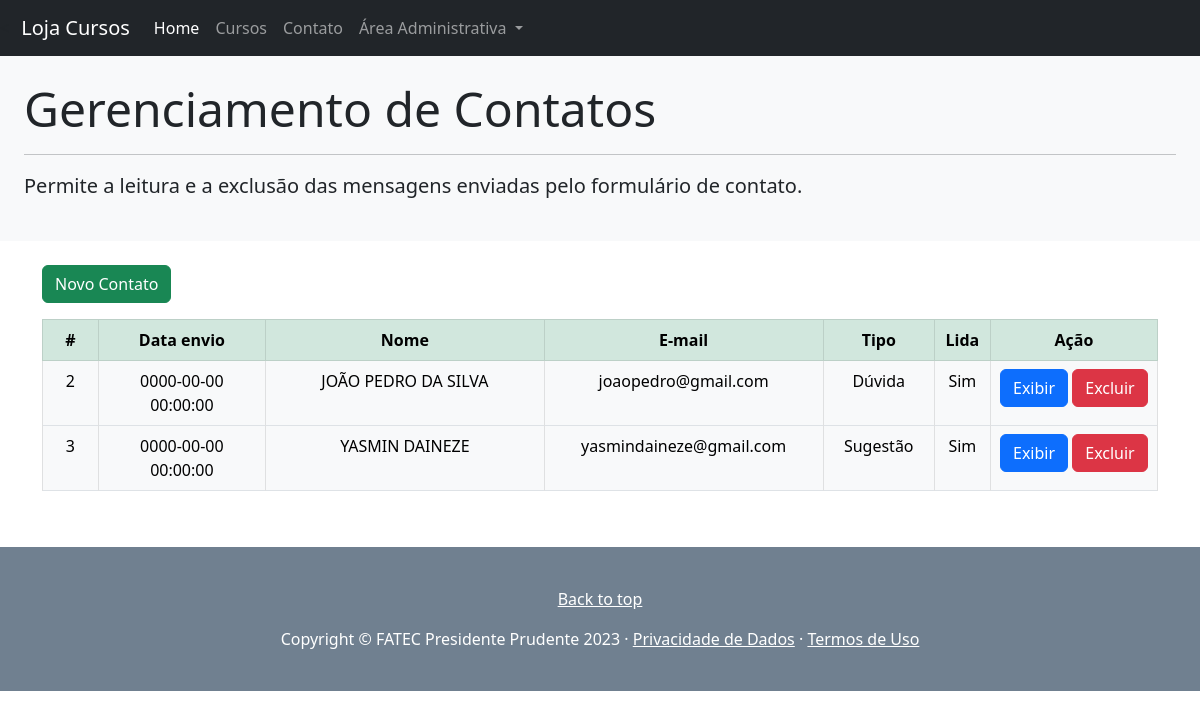
Screenshot of /contato-list.php with the database file from the repository.
### tables this page shows
CREATE TABLE `contatos` (
  `id` int(11) NOT NULL,
  `nome` text NOT NULL,
  `email` text NOT NULL,
  `mensagem` text NOT NULL,
  `tipo` text NOT NULL,
  `data` datetime NOT NULL,
  `lida` int(11) NOT NULL
);

### classes/Contato.php (called while the page is built, shortened)
<?php
class Contato {
    private int $id;
    private string $nome;
    private string $email;
    private string $tipo;
    private string $data;
    private bool $lida;
    public function getId() : int
    {
        return $this->id;
    }
    public function getNome() : string
    {
        return $this->nome;
    }
    public function getEmail() : string
    {
        return $this->email;
    }
    public function getTipo() : string
    {
        return $this->tipo;
    }
    public function getData() : string
    {
        return $this->data;
    }
    public function getLida() : bool
    {
        return $this->lida;
    }
}

### contato-list.php (the view, shortened to what this page needs)
<?php
  require "connection.php";
  require "classes/Contato.php";
  $sql = "SELECT * FROM contatos ORDER BY id";
  $stmt = $conn->query($sql);
  $contatos = $stmt->fetchAll(PDO::FETCH_CLASS, "Contato");
  require_once "header_inc.php";
?>
<div class="p-4 mb-4 bg-light">
  <h1 class="display-5">Gerenciamento de Contatos</h1>
  <hr class="my-3">
  <p class="lead">Permite a leitura e a exclusão das mensagens enviadas pelo formulário de contato.</p>
</div>
<div class="container">
  <a class="btn btn-success" href="contatos.php">Novo Contato</a>
  <table class="table table-bordered">
    <tr class="table-success text-center">
        <th>#</th>
        <th>Data envio</th>
        <th>Nome</th>
        <th>E-mail</th>
        <th>Tipo</th>
        <th>Lida</th>
        <th>Ação</th>
    </tr>
    <?php foreach ($contatos as $contato) { ?>
    <tr class="text-center">
      <td class="table-light" style="width:5%"><?= $contato->getId(); ?></td>
      <td class="table-light" style="width:15%"><?= $contato->getData(); ?></td>
      <td class="table-light" style="width:25%"><?= $contato->getNome(); ?></td>
      <td class="table-light" style="width:25%"><?= $contato->getEmail(); ?></td>
      <td class="table-light" style="width:10%"><?= $contato->getTipo(); ?></td>
      <td class="table-light" style="width:5%"><?= $contato->getLida() ? "Sim" : "Não"; ?></td>
      <td class="table-light" style="width:15%">
        <a href="contato-show.php?id=<?= $contato->getId(); ?>"><button type="button" class="btn btn-primary">Exibir</button></a>
        <a href="contato-destroy.php?id=<?= $contato->getId(); ?>"><button type="button" class="btn btn-danger">Excluir</button>
      </td>
    </tr>
    <?php } ?>
  </table>
</div>
<?php require_once "footer_inc.php"; ?>

### rows the page displays
contatos: id "2", data "0000-00-00 00:00:00", nome "JOÃO PEDRO DA SILVA", email "joaopedro@gmail.com", tipo "Dúvida", lida "Sim"
contatos: id "3", data "0000-00-00 00:00:00", nome "YASMIN DAINEZE", email "yasmindaineze@gmail.com", tipo "Sugestão", lida "Sim"
